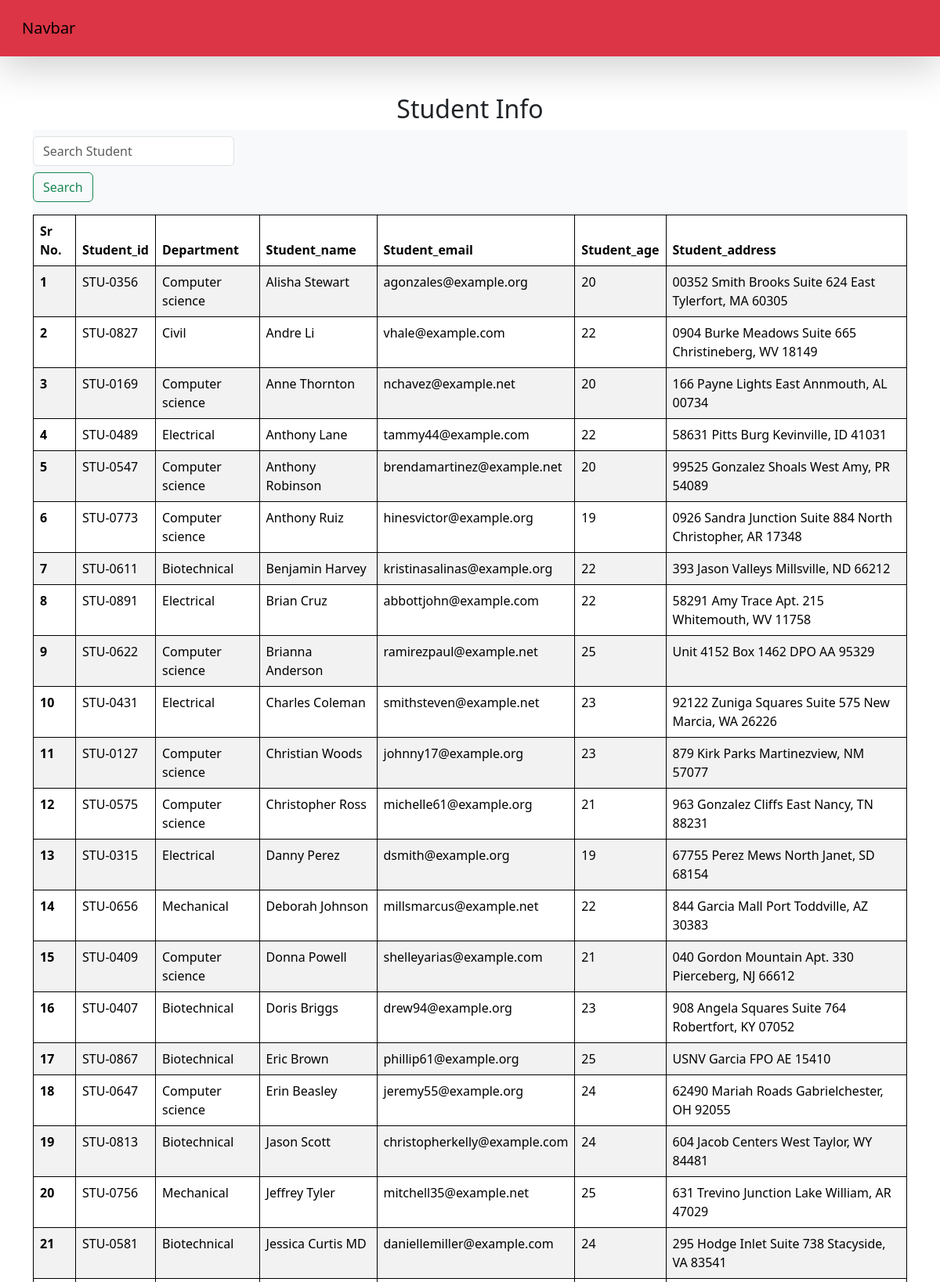
The page /students/ (upper part) on the database its author committed.
### vege/models.py (models this page shows, shortened)
class Student(models.Model):
    department = models.ForeignKey(Department, related_name="depart", on_delete=models.CASCADE)
    student_id = models.OneToOneField(StudentId, related_name="studentid", on_delete=models.SET_NULL, null=True)
    student_name = models.CharField(max_length=50)
    student_email = models.EmailField(unique=True)
    student_age = models.IntegerField(default=18)
    student_address = models.TextField()
    class Meta:
        ordering = ['student_name']
        verbose_name = "student"

class StudentId(models.Model):
    student_id = models.CharField(max_length=100)
    def __str__(self) -> str:
        return self.student_id

class Department(models.Model):
    department = models.CharField(max_length=100)
    def __str__(self) -> str:
        return self.department
    class meta:
        ordering = ['department']

### vege/views.py (the view)
# urls.py: path('students/', get_students, name = "get_students"),
def get_students(request):
    queryset = Student.objects.all()
    if request.GET.get('search'):
        print(request.GET.get('search'))
        queryset = queryset.filter(student_name__icontains = request.GET.get('search'))
    return render(request, 'report/students.html', {'queryset' : queryset})

### vege/templates/report/students.html
{% extends "base.html" %}
{% block start %}
<div class="container mt-5">
    <h2 class="text-center">Student Info</h2>
    <nav class="navbar navbar-light bg-light">
        <form class="form-inline">
          <input class="form-control" type="search" placeholder="Search Student" aria-label="Search" name="search">
          <button class="btn btn-outline-success my-2" type="submit">Search</button>
        </form>
      </nav>
    <table class="table table-striped">
        <thead>
          <tr>
            <th scope="col">Sr No.</th>
            <th scope="col">Student_id</th>
            <th scope="col">Department</th>
            <th scope="col">Student_name</th>
            <th scope="col">Student_email</th>
            <th scope="col">Student_age</th>
            <th scope="col">Student_address</th>
          </tr>
        </thead>
        <tbody>
            {% for student in queryset %}
          <tr>
            <th scope="row">{{forloop.counter}}</th>
            <td>{{student.student_id}}</td>
            <td>{{student.department}}</td>
            <td>{{student.student_name}}</td>
            <td>{{student.student_email}}</td>
            <td>{{student.student_age}}</td>
            <td>{{student.student_address}}</td>
          </tr>
          {% endfor %}
</tbody>
</table>
</div>
{% endblock %}

### home/templates/base.html (style rules this page uses)
table, th, td { border: 1px solid black; border-collapse: collapse; }

### rows shown on the page
Student: student_id "STU-0356", department "Computer science", student_name "Alisha Stewart", student_email "agonzales@example.org", student_age "20", student_address "00352 Smith Brooks Suite 624 East Tylerfort, MA 60305"
Student: student_id "STU-0827", department "Civil", student_name "Andre Li", student_email "vhale@example.com", student_age "22", student_address "0904 Burke Meadows Suite 665 Christineberg, WV 18149"
Student: student_id "STU-0169", department "Computer science", student_name "Anne Thornton", student_email "nchavez@example.net", student_age "20", student_address "166 Payne Lights East Annmouth, AL 00734"
Student: student_id "STU-0489", department "Electrical", student_name "Anthony Lane", student_email "tammy44@example.com", student_age "22", student_address "58631 Pitts Burg Kevinville, ID 41031"
Student: student_id "STU-0547", department "Computer science", student_name "Anthony Robinson", student_email "brendamartinez@example.net", student_age "20", student_address "99525 Gonzalez Shoals West Amy, PR 54089"
Student: student_id "STU-0773", department "Computer science", student_name "Anthony Ruiz", student_email "hinesvictor@example.org", student_age "19", student_address "0926 Sandra Junction Suite 884 North Christopher, AR 17348"
Student: student_id "STU-0611", department "Biotechnical", student_name "Benjamin Harvey", student_email "kristinasalinas@example.org", student_age "22", student_address "393 Jason Valleys Millsville, ND 66212"
Student: student_id "STU-0891", department "Electrical", student_name "Brian Cruz", student_email "abbottjohn@example.com", student_age "22", student_address "58291 Amy Trace Apt. 215 Whitemouth, WV 11758"
Student: student_id "STU-0622", department "Computer science", student_name "Brianna Anderson", student_email "ramirezpaul@example.net", student_age "25", student_address "Unit 4152 Box 1462 DPO AA 95329"
Student: student_id "STU-0431", department "Electrical", student_name "Charles Coleman", student_email "smithsteven@example.net", student_age "23", student_address "92122 Zuniga Squares Suite 575 New Marcia, WA 26226"
Student: student_id "STU-0127", department "Computer science", student_name "Christian Woods", student_email "johnny17@example.org", student_age "23", student_address "879 Kirk Parks Martinezview, NM 57077"
Student: student_id "STU-0575", department "Computer science", student_name "Christopher Ross", student_email "michelle61@example.org", student_age "21", student_address "963 Gonzalez Cliffs East Nancy, TN 88231"
Student: student_id "STU-0315", department "Electrical", student_name "Danny Perez", student_email "dsmith@example.org", student_age "19", student_address "67755 Perez Mews North Janet, SD 68154"
Student: student_id "STU-0656", department "Mechanical", student_name "Deborah Johnson", student_email "millsmarcus@example.net", student_age "22", student_address "844 Garcia Mall Port Toddville, AZ 30383"
Student: student_id "STU-0409", department "Computer science", student_name "Donna Powell", student_email "shelleyarias@example.com", student_age "21", student_address "040 Gordon Mountain Apt. 330 Pierceberg, NJ 66612"
Student: student_id "STU-0407", department "Biotechnical", student_name "Doris Briggs", student_email "drew94@example.org", student_age "23", student_address "908 Angela Squares Suite 764 Robertfort, KY 07052"
Student: student_id "STU-0867", department "Biotechnical", student_name "Eric Brown", student_email "phillip61@example.org", student_age "25", student_address "USNV Garcia FPO AE 15410"
Student: student_id "STU-0647", department "Computer science", student_name "Erin Beasley", student_email "jeremy55@example.org", student_age "24", student_address "62490 Mariah Roads Gabrielchester, OH 92055"
Student: student_id "STU-0813", department "Biotechnical", student_name "Jason Scott", student_email "christopherkelly@example.com", student_age "24", student_address "604 Jacob Centers West Taylor, WY 84481"
Student: student_id "STU-0756", department "Mechanical", student_name "Jeffrey Tyler", student_email "mitchell35@example.net", student_age "25", student_address "631 Trevino Junction Lake William, AR 47029"
Student: student_id "STU-0581", department "Biotechnical", student_name "Jessica Curtis MD", student_email "daniellemiller@example.com", student_age "24", student_address "295 Hodge Inlet Suite 738 Stacyside, VA 83541"
